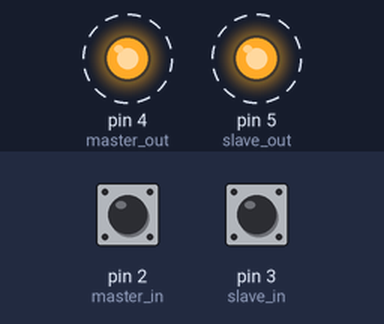
Bench run of a sketch on a simulated Arduino Uno, built with avr-gcc and run on an emulated ATmega328P. Parts: output pins drawn as LEDs (lit = HIGH). Dashed ring = blinking. The inputs (shaded band) are chosen by the test bench; at power-on: pin 3 (slave_in) HIGH, pin 2 (master_in) HIGH. What the sketch prints to the serial monitor is not drawn.

Above: at 6.6 s.
6.7 s: pin 3 (slave_in) pulled LOW for 0.6 s
Timing chart, 0 to 16.2 s (numbered marks = the images above; inputs shaded):
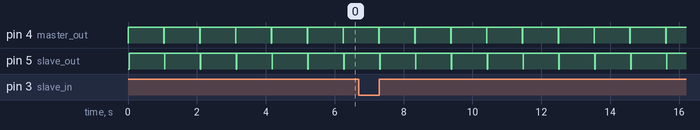

The sketch:

loopback.ino
```cpp
static FILE uartf = {0};
static const unsigned master_in = 2, master_out = 4;
static const unsigned slave_in = 3, slave_out = 5;

static int uart_putchar(char c, FILE *stream)
{
  Serial.write(c);
  return 0;
}

void setup()
{
  Serial.begin(115200);
  while (!Serial);

  fdev_setup_stream(&uartf, uart_putchar, NULL, _FDEV_SETUP_WRITE);
  stdout = &uartf;

  printf("Loopback test...\n");

  pinMode(master_in, INPUT_PULLUP);
  pinMode(master_out, OUTPUT);
  pinMode(slave_in, INPUT_PULLUP);
  pinMode(slave_out, OUTPUT);

  size_t i=0;
  while (true)
  {
    bool si0 = false, si1 = false;
    digitalWrite(master_out, LOW);
    delay(10);
    si0 = digitalRead(slave_in);
    digitalWrite(master_out, HIGH);
    delay(10);
    si1 = digitalRead(slave_in);

    bool mi0 = false, mi1 = false;
    digitalWrite(slave_out, LOW);
    delay(10);
    mi0 = digitalRead(master_in);
    digitalWrite(slave_out, HIGH);
    delay(10);
    mi1 = digitalRead(master_in);

    bool mosi_ok = si0 != si1;
    bool mosi_inv = mosi_ok && si0 && !si1;
    bool somi_ok = mi0 != mi1;
    bool somi_inv = somi_ok && mi0 && !mi1;

    const char* mosi_txt = "unresponsive";
    const char* somi_txt = mosi_txt;
    if (mosi_ok)
      mosi_txt = mosi_inv ? "inverted" : "not inverted";
    if (somi_ok)
      somi_txt = somi_inv ? "inverted" : "not inverted";
    printf("[%05d] mo/si %s (%d/%d)  so/mi %s (%d/%d)\n", i,
      mosi_txt, si0, si1,
      somi_txt, mi0, mi1);

    delay(1000);
    i++;
  }
}

void loop() {}
```

Measured:
- by itself, pin 4 (master_out), pin 5 (slave_out): alternates HIGH for 1.0 s and LOW for 0.01 s
